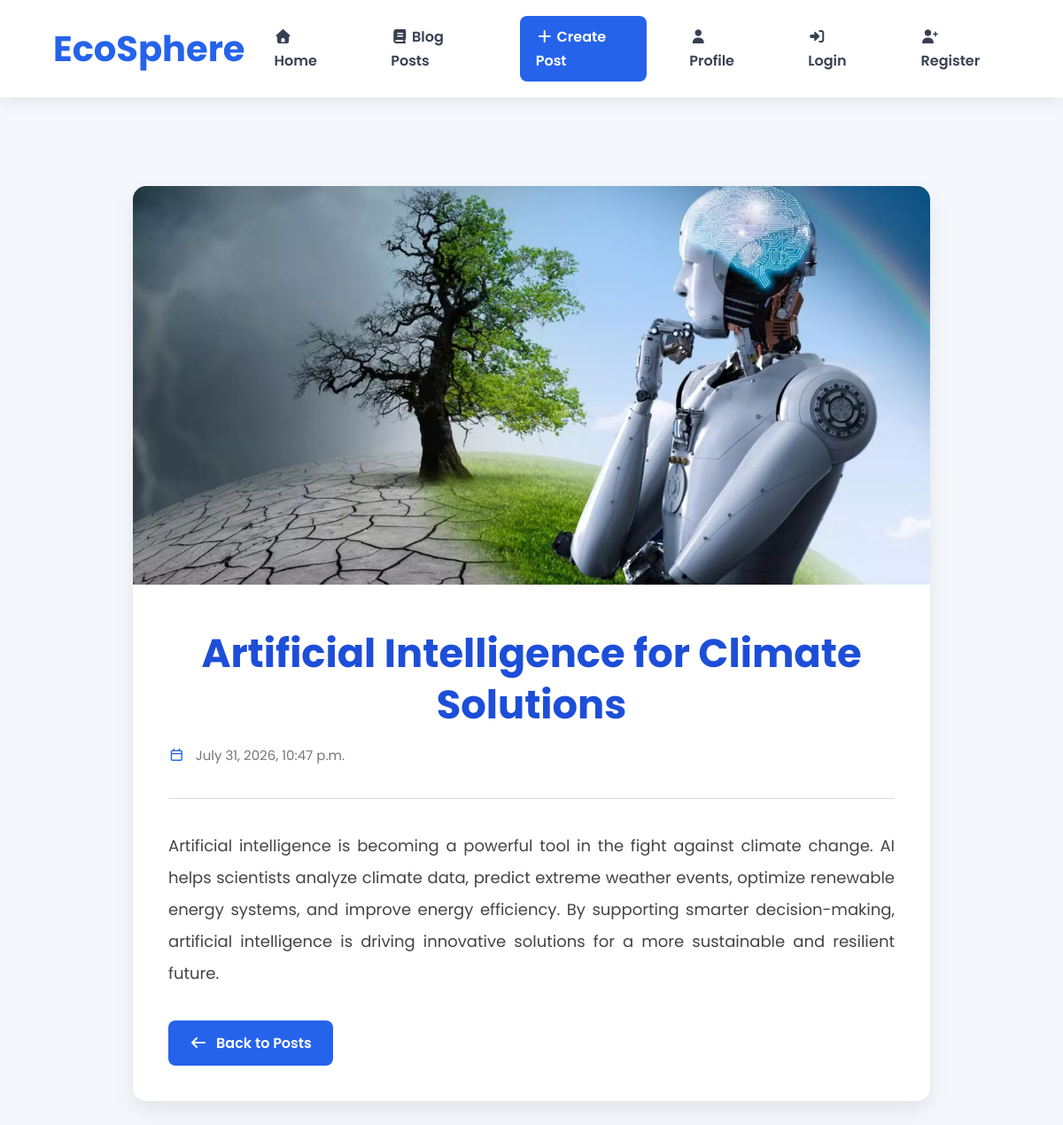
The page /posts/16 on the database its author committed.
### post/models.py (models this page shows, shortened)
class Post(models.Model):
    title = models.CharField(max_length=50)
    content = models.TextField(max_length=2000)
    image = models.ImageField(
        upload_to="posts/",
        null=True,
        blank=True
    )
    created_at = models.DateTimeField(auto_now_add=True)
    updated_at = models.DateTimeField(auto_now=True)

### post/views.py (the view)
# urls.py: path("posts/<int:post_id>", views.single_post, name="single_post"),
def single_post(request, post_id):
    post = Post.objects.get(id=post_id)
    return render(request, 'single_post.html', {'post': post})

### post/templates/single_post.html (shortened to what this page needs)
{% extends "base.html" %}
{% load static %}
{% block content %}
<div class="single-post-container">
    {% if post.image %}
        <img src="{{ post.image.url }}"
             alt="{{ post.title }}"
             class="single-post-image">
    {% endif %}
    <div class="single-post-content">
        <h1 class="single-post-title">
            {{ post.title }}
        </h1>
        <p class="single-post-date">
            <i class="fa-regular fa-calendar"></i>
            {{ post.created_at }}
        </p>
        <hr>
        <div class="single-post-body">
            {{ post.content|linebreaks }}
        </div>
        <a href="{% url 'all_posts' %}" class="back-btn">
            <i class="fa-solid fa-arrow-left"></i>
            Back to Posts
        </a>
    </div>
</div>
{% endblock %}

### post/static/css/main.css (style rules this page uses)
* { margin: 0; padding: 0; box-sizing: border-box; }
body { font-family:"Poppins",sans-serif; background:#f4f7fb; color:#333; margin:0; padding:0; line-height:1.7; }
h1 { text-align: center; color: #2c3e50; margin-bottom: 10px; font-size: 2.8rem; }
hr { border: none; height: 1px; background: #ddd; margin: 35px 0; }
p { margin-bottom: 20px; }
.single-post-container { max-width:900px; margin:50px auto; background:#fff; border-radius:15px; overflow:hidden; box-shadow:0 10px 25px rgba(0,0,0,.08); }
.single-post-image { width:100%; height:450px; object-fit:cover; }
.single-post-content { padding:40px; }
.single-post-title { color:#1d4ed8; margin-bottom:15px; line-height:1.3; }
.single-post-date { color:#777; font-size:15px; margin-bottom:25px; }
.single-post-date i { margin-right:8px; color:#2563eb; }
.single-post-body { font-size:18px; line-height:2; color:#444; margin:35px 0; text-align:justify; }
.back-btn { display:inline-flex; align-items:center; gap:10px; text-decoration:none; background:#2563eb; color:#fff; padding:12px 24px; border-radius:8px; font-weight:600; transition:.3s; }

### rows shown on the page
Post: image (picture), title "Artificial Intelligence for Climate Solutions", created_at "July 31, 2026, 10:47 p.m.", content "Artificial intelligence is becoming a powerful tool in the fight against climate change. AI helps scientists analyze climate data, predict extreme weather events, optimize renewable energy systems, and improve energy efficiency. By supporting smarter decision-making, artificial intelligence is driving innovative solutions for a more sustainable and resilient future."
